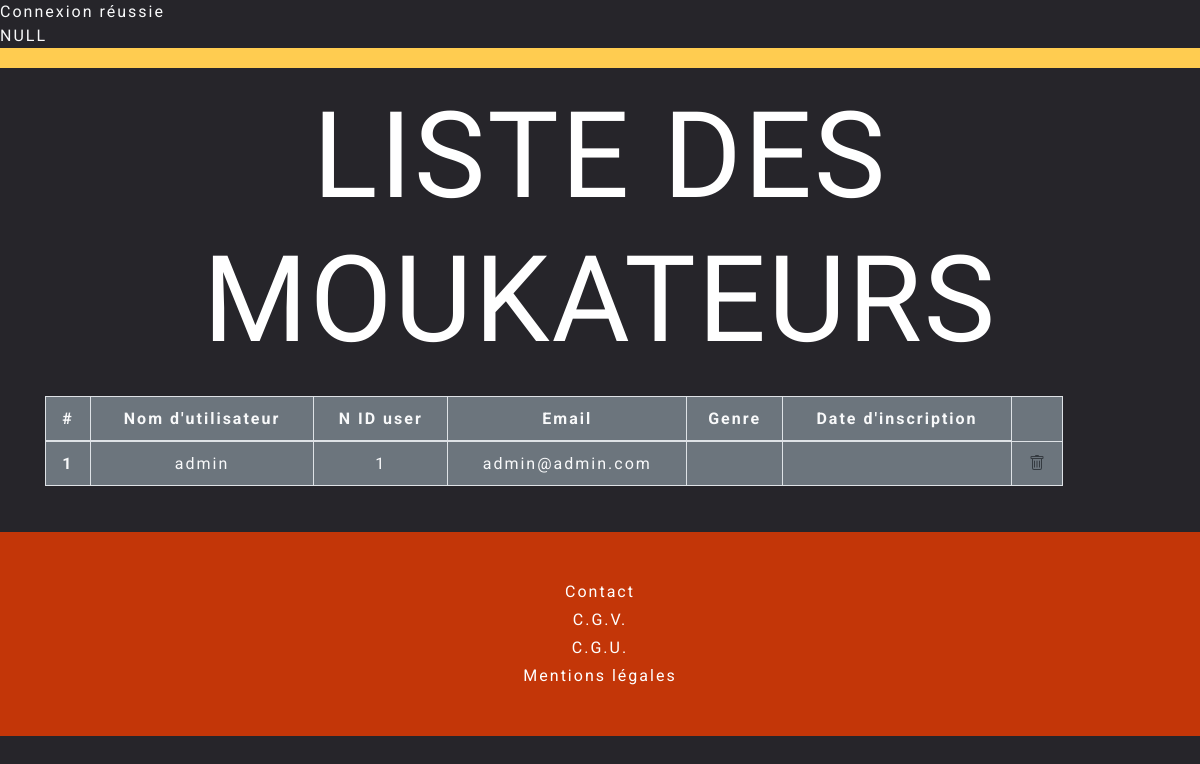
The app's page /pages/admin/admin-gestion-user.php, older data.
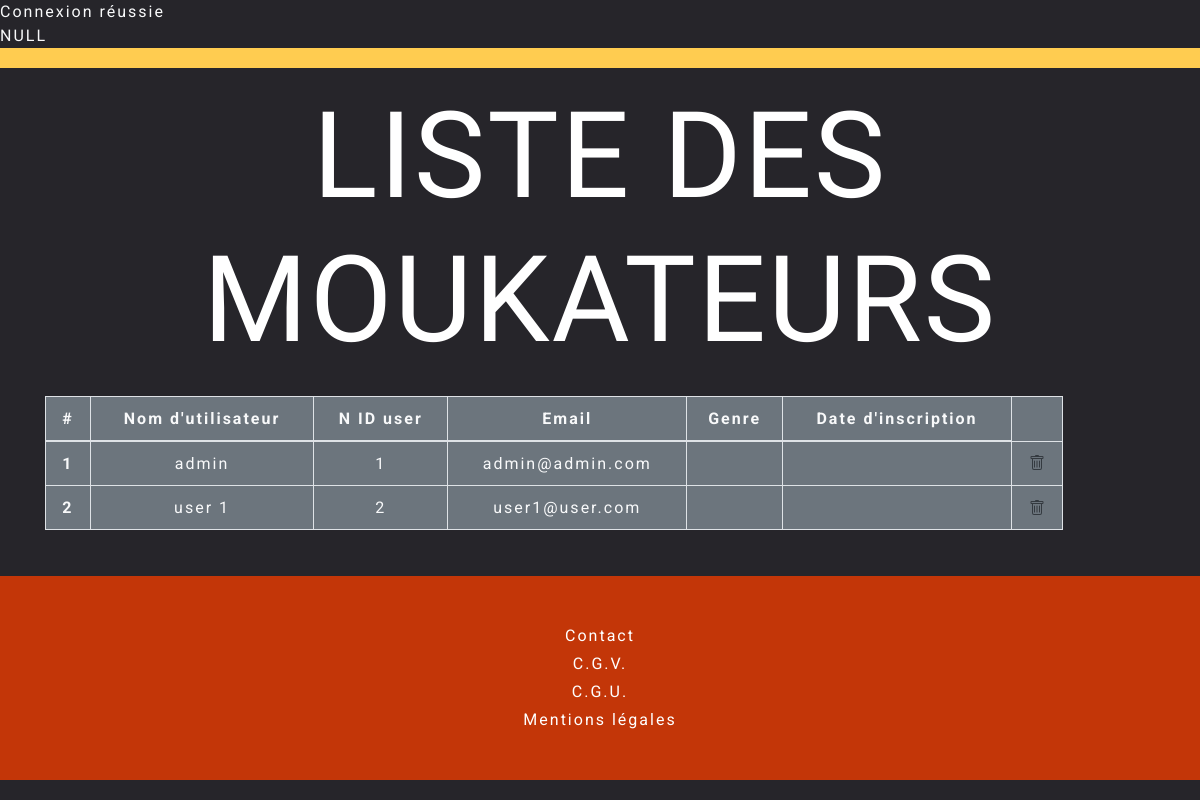
The same page, newer data.
### tables this page shows
CREATE TABLE `users` (
  `id` int(10) UNSIGNED NOT NULL,
  `pseudo` varchar(255) NOT NULL,
  `avatar` varchar(255) DEFAULT NULL,
  `last_name` varchar(255) NOT NULL,
  `first_name` varchar(255) NOT NULL,
  `email` varchar(100) NOT NULL,
  `password` varchar(200) NOT NULL,
  `role` varchar(100) NOT NULL,
  `created_at` timestamp NOT NULL DEFAULT CURRENT_TIMESTAMP ON UPDATE CURRENT_TIMESTAMP,
  `delete_account` tinyint(1) NOT NULL DEFAULT '0'
);

### src/controller/user-function.php (called while the page is built, shortened)
<?php
function getAllUsers()
{
    global $db_connect;
    $requet = "SELECT * FROM moukatali.users";
    $query = $db_connect->query($requet);
    $all_users = $query->fetchAll();
    return $all_users;
}
?>

### src/pages/admin/admin-gestion-user.php (the view, shortened to what this page needs)
<div class="text-light">
  <?php
  require '../../../config/database.php';
  require '../../controller/user-function.php';
  $all_users = getAllUsers();
  include('../../layout/head.php');
  var_dump($user_info);
  ?>
</head>
  <body>
    <header class="header-main ">
    </header>
    <section>
      <div class="container">
        <h1 class="text-uppercase text-center py-3">liste des moukateurs</h1>
        <table class="col-11 table table-bordered bg-secondary  text-center text-light">
          <thead>
            <tr>
              <th scope="col">#</th>
              <th scope="col">Nom d'utilisateur</th>
              <th scope="col">N ID user</th>
              <th scope="col">Email</th>
              <th scope="col">Genre</th>
              <th scope="col">Date d'inscription</th>
            </tr>
          </thead>
          <tbody>
            <?php foreach ($all_users as $key => $all_user) : ?>
              <div class="user">
                <tr>
                  <th scope="row"><?php echo $key + 1; ?></th>
                  <td><?php echo $all_user['pseudo']; ?></td>
                  <td><?php echo $all_user['id']; ?></td>
                  <td><?php echo $all_user['email']; ?></td>
                  <td><?php echo $all_user['genre']; ?></td>
                  <td><?php echo $all_user['date_inscription']; ?></td>
                  <td class="align-middle">
                    <a class="text-dark" href="moukateurs.php?delete-user=<?= $all_user['id'] ?>" role="button">
                  </td>
                </tr>
              </div>
            <?php endforeach; ?>
          </tbody>
        </table>
      </div>
    </section>
</div>
<footer class="text-center py-5 d-flex flex-column">
  <a href="#" class="mb-1">Contact</a>
  <a href="#" class="mb-1">C.G.V.</a>
  <a href="#" class="mb-1">C.G.U.</a>
  <a href="#">Mentions légales</a>
</footer>
</body>
</html>

### config/database.php (shortened to what this page needs)
<?php
try{
    echo '<div class="text-light">Connexion réussie</div>';
}
catch(PDOException $e){
    echo "Erreur : " . $e->getMessage();
}
?>

### src/layout/head.php (shortened to what this page needs)
<!doctype html>
<html lang="fr">
<head>
    <link rel="stylesheet" href="https://cdn.jsdelivr.net/npm/bootstrap@4.6.0/dist/css/bootstrap.min.css"
>
    <link rel="stylesheet" href="https://cdnjs.cloudflare.com/ajax/libs/OwlCarousel2/2.3.4/assets/owl.carousel.min.css"
 />
    <link rel="stylesheet"
        href="https://cdnjs.cloudflare.com/ajax/libs/OwlCarousel2/2.3.4/assets/owl.theme.default.min.css"
 />
    <link rel="stylesheet" href=<?= BASE_URL."/public/css/styleGreg.css" ?>>
    <link rel="stylesheet" href=<?= BASE_URL."/public/css/styleDav.css" ?>>
    <link rel="stylesheet" href=<?= BASE_URL."/public/css/btn-sup-modal.css" ?>>
    <link rel="stylesheet" href=<?= BASE_URL."/public/css/mon-style.css" ?>>

### public/css/styleDav.css (style rules this page uses)
body { font-family: 'Roboto', sans-serif; background-color: #26252A; color: #26252A; letter-spacing: 2px!important; }

### public/css/mon-style.css (style rules this page uses)
body { font-family: 'Roboto', sans-serif; background-color: #26252A; color: #26252A; letter-spacing: 2px!important; }
section { padding-bottom: 1.875em; }
h1 { font-family: 'Slackey', cursive; font-size: 2.1em; padding-top: 1.875em; padding-bottom: 1.875em; color: white; }
@media (min-width: 768px) { h1 { font-size: 5.1875em; } }
@media (min-width: 1200px) { h1 { font-size: 7.5em; padding-top: 0.8em; padding-bottom: 0.8em; } }
.header-main { background-color: #FFCC50; padding: 0.625em 0; }
footer { background-color: #C33608; }
footer a { color: white; }

Row changes from the older to the newer data that the page shows:
added users: pseudo "user 1", id "2", email "user1@user.com"
